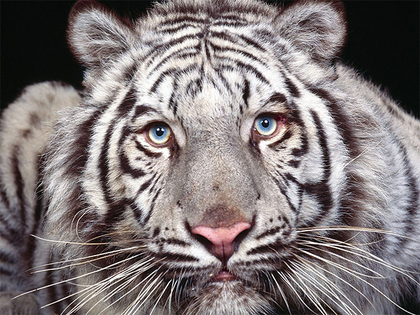
%> input picture good.png, 420 x 315 px, shrunk from 650 x 488 before the run
$ octave Histogram.m   (GNU Octave 9; MATLAB toolbox functions it lacks are replaced by stand-ins)
%> lines starting %> are read from the running program, lines starting %| are printed output that depends on the picture
%Histogram, PDF and CDF

clc;
imagergb = imread('good.png');
%> imagergb is the input picture: size 315x420x3 uint8; mean R, G, B 127.3, 118.8, 119.5
image_new = rgb2gray(imagergb); % convert color to gray
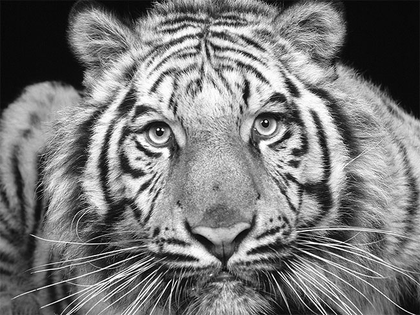
%> image_new: size 315x420 uint8; min 0, max 255, mean 121.4
num_of_pixel=size(image_new,1)*size(image_new,2);
%> num_of_pixel = 132300

subplot(2,2,1);
imshow(image_new);
grid on;


histogram=zeros(256,1);
pdf=zeros(256,1);
for i=1:size(image_new,1)
    for j=1:size(image_new,2)
        value=image_new(i,j);
        histogram(value+1)=histogram(value+1)+1;
        pdf(value+1)=histogram(value+1)/num_of_pixel;
    end
end
%> after the loop, histogram = 256 values, max 4975 at index 11, min 0 at index 256, mean 516.8; pdf = 256 values, max 0.0376 at index 11, min 0 at index 256, mean 0.00391


subplot(2,2,2);
plot(histogram);
grid on;
ylabel('no. of pixels with intensity levels---->','FontSize', 9);
xlabel('Grey level Intensity---->','FontSize', 9);
title('Histogram of the image','FontSize', 9)

subplot(2,2,3);
plot(pdf);
grid on;
ylabel('Relative frequency--->','FontSize', 9);
xlabel('Grey level Intensity---->','FontSize', 9);
title('Normalized Histogram (pdf)','FontSize', 9)


% To compute cdf

probc=zeros(256,1);
sum=0;
cum=zeros(256,1);
output=zeros(256,1);
no_bins=255;

for i=1:size(pdf)
    sum=sum+histogram(i);
    cum(i)=sum;
    probc(i)=cum(i)/num_of_pixel;
    output(i)=round(probc(i)*no_bins);
end
%> this loop made 256 passes
%> sum on passes 1 to 3: 77, 119, 162
%> after the loop, cum = 256 values from 77 to 132300; output = 256 values from 0 to 255; probc = 256 values from 0.000582 to 1; sum = 132300


subplot(2,2,4);
plot(probc);
grid on;
ylabel('Cumulative Sum--->','FontSize', 9);
xlabel('Grey level Intensity---->','FontSize', 9);
title('Cumulative Distribution Frequency','FontSize', 9)
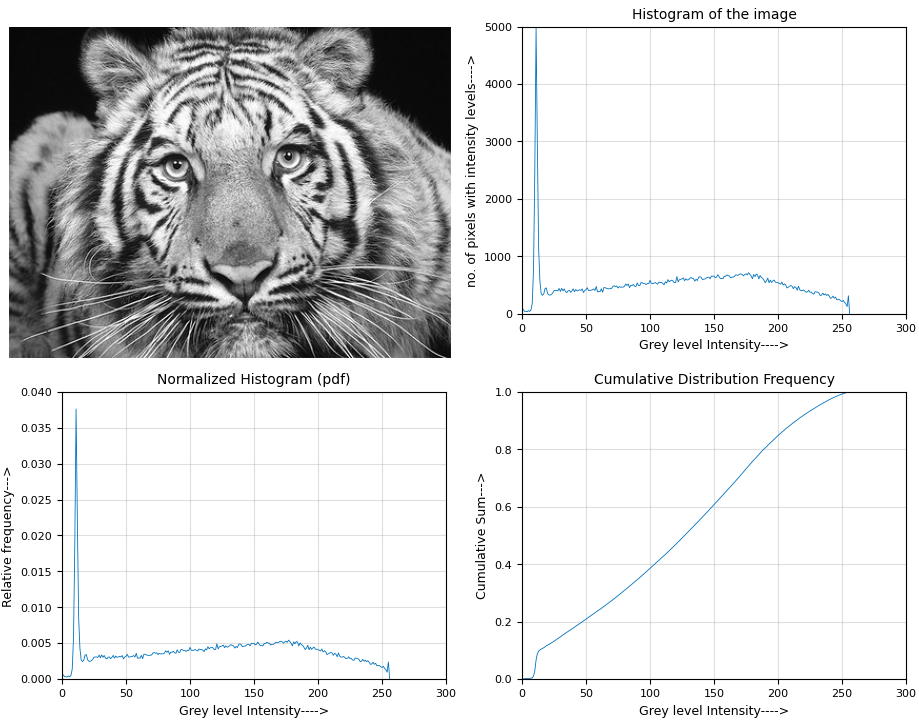
%> figure redrawn from the program's plot data, 4 panels
